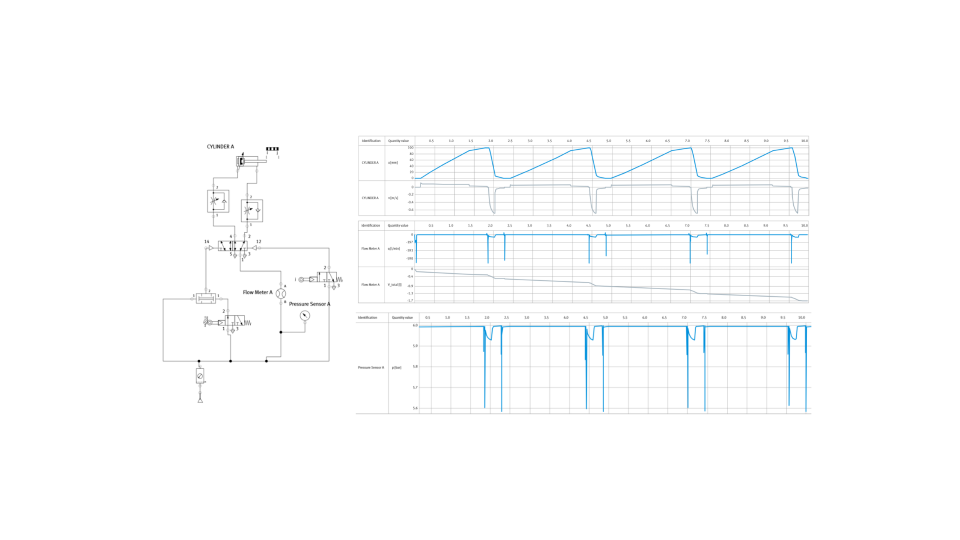
#> input picture Simulation/0% Leak.png, 1920 x 1080 px (shown at 1/2 size)
$ python digitize_curves.py
#> lines starting #> are read from the running program, lines starting #| are printed output that depends on the picture; after the words box and inside, x2 and y2 are one past the last pixel; in counts of white or black regions, pixels touching at a corner belong together
"""
High-Precision Physics-Consistent Digitization of FluidSIM Simulation Traces
Extracts:
1. Cylinder displacement x(t) [mm]
2. Cylinder velocity v(t) [m/s]
3. Mass flow rate q(t) [l/min]
4. Accumulated volume V_total(t) [l]
5. Line pressure p(t) [bar]
Resampled to 100 Hz (dt = 0.01 s) from ~75 samples/s of native plot resolution.
"""

import cv2
import numpy as np
import pandas as pd
import os
import matplotlib.pyplot as plt
from scipy.interpolate import interp1d

SIM_DIR = os.path.dirname(os.path.dirname(os.path.abspath(__file__)))
OUT_DIR = os.path.join(SIM_DIR, "data", "raw_extracted")
FIG_DIR = os.path.join(SIM_DIR, "results", "figures")
DIAG_DIR = os.path.join(SIM_DIR, "results", "digitization_overlays")
os.makedirs(OUT_DIR, exist_ok=True)
os.makedirs(FIG_DIR, exist_ok=True)
os.makedirs(DIAG_DIR, exist_ok=True)

# Exact calibrated bounds for each image matching labelled ticks and correct pressure spans:
# (y_top, y_bottom, value_top, value_bottom)
DATASETS_CFG = {
    '0pct': {
        'file': '0% Leak.png',
        'leak_pct': 0.0,
        't_cols': (829, 1618),
        'y_x': (295, 356, 100.0, 0.0),
        'y_v': (374, 419, 0.0, -0.6),
        'y_q': (469, 517, 0.0, -590.0),
        'y_V': (538, 605, 0.0, -1.7),
        'y_p': (651, 816, 6.0, 5.6),
        'y_p_limit': 820
    },
    '1pct': {
        'file': '1% Leak.png',
        'leak_pct': 1.0,
        't_cols': (829, 1578),
        'y_x': (293, 354, 100.0, 0.0),
        'y_v': (370, 416, 0.0, -0.6),
        'y_q': (463, 510, 0.0, -557.0),
        'y_V': (530, 598, 0.0, -1.9),
        'y_p': (635, 800, 6.0, 5.6),
        'y_p_limit': 804
    },
    '5pct': {
        'file': '5% Leak.png',
        'leak_pct': 5.0,
        't_cols': (826, 1578),
        'y_x': (286, 348, 100.0, 0.0),
        'y_v': (365, 412, 0.0, -0.6),
        'y_q': (456, 505, 0.0, -553.0),
        'y_V': (525, 595, 0.0, -3.0),
        'y_p': (677, 803, 5.9, 5.6),
        'y_p_limit': 807
    },
    '25pct': {
        'file': '25% Leak.png',
        'leak_pct': 25.0,
        't_cols': (827, 1575),
        'y_x': (238, 300, 100.0, 0.0),
        'y_v': (317, 363, 0.0, -0.6),
        'y_q': (406, 453, 0.0, -563.0),
        'y_V': (477, 545, 0.0, -8.0),
        'y_p': (622, 845, 5.9, 5.6),
        'y_p_limit': 849
    },
    '50pct': {
        'file': '50%.png',
        'leak_pct': 50.0,
        't_cols': (826, 1578),
        'y_x': (303, 365, 100.0, 0.0),
        'y_v': (382, 428, 0.0, -0.6),
        'y_q': (471, 535, 0.0, -743.0),
        'y_V': (543, 611, 0.0, -15.0),
        'y_p': (654, 770, 5.9, 5.6),
        'y_p_limit': 774
    },
    '75pct': {
        'file': '75 %.png',
        'leak_pct': 75.0,
        't_cols': (825, 1577),
        'y_x': (303, 365, 100.0, 0.0),
        'y_v': (381, 427, 0.0, -0.6),
        'y_q': (469, 532, 0.0, -789.0),
        'y_V': (545, 611, 0.0, -20.0),
        'y_p': (684, 795, 5.8, 5.5),
        'y_p_limit': 799
    },
    '100pct': {
        'file': '100% Leak.png',
        'leak_pct': 100.0,
        't_cols': (825, 1578),
        'y_x': (303, 365, 100.0, 0.0),
        'y_v': (382, 428, 0.0, -0.6),
        'y_q': (471, 534, 0.0, -789.0),
        'y_V': (543, 611, 0.0, -25.0),
        'y_p': (664, 780, 5.8, 5.5),
        'y_p_limit': 784
    }
}

def extract_curve_blue(b, r, y_min, y_max, cols, reject_grid=False):
    """
    Blue curve extraction (x, q, p).
    Captures downward vertical spike tips using idx.max() when span > 6.
    Rejects gridlines (which have r > 120) when reject_grid is True.
    """
    vals = []
    for c in cols:
        sub_b = b[y_min:y_max, c].astype(int)
        sub_r = r[y_min:y_max, c].astype(int)
        diff = sub_b - sub_r

        if reject_grid:
            # Curve is saturated dark blue (sub_r < 110), whereas gridlines have sub_r > 125
            idx = np.where((diff > 45) & (sub_b > 115) & (sub_r < 110))[0]
            if len(idx) == 0:
                max_d = np.max(diff)
                if max_d > 60:
                    idx = np.where(diff >= max_d - 15)[0]
        else:
            idx = np.where((diff > 45) & (sub_b > 115))[0]

        if len(idx) > 0:
            span = idx.max() - idx.min()
            vals.append(y_min + (idx.max() if span > 6 else np.median(idx)))
        else:
            vals.append(np.nan)
    return np.array(vals)

def extract_curve_steel(b, r, gray, y_min, y_max, cols):
    """
    Steel-slate curve extraction (v, V_total).
    Captures downward vertical spike tips using idx.max() when span > 6.
    """
    vals = []
    for c in cols:
        sub_b = b[y_min:y_max, c].astype(int)
        sub_r = r[y_min:y_max, c].astype(int)
        sub_g = gray[y_min:y_max, c]
        diff = sub_b - sub_r
        idx = np.where(((diff >= 6) & (sub_r < 215)) | ((sub_g < 170) & (diff >= 3)))[0]
        if len(idx) > 0:
            span = idx.max() - idx.min()
            vals.append(y_min + (idx.max() if span > 6 else np.median(idx)))
        else:
            vals.append(np.nan)
    return np.array(vals)

def fill_nan(t, s):
    valid = ~np.isnan(s)
    if np.sum(valid) < 2:
        return np.zeros_like(t)
    f = interp1d(t[valid], s[valid], kind='linear', fill_value='extrapolate')
    return f(t)

def process_all():
    t_eval = np.linspace(0.0, 10.0, 1001)
    results = {}

    for tag, cfg in DATASETS_CFG.items():
        img_path = os.path.join(SIM_DIR, cfg['file'])
        img = cv2.imread(img_path)
#> img is the input picture: shape (1080, 1920, 3); mean B, G, R 253, 252.7, 252
        overlay_img = img.copy()
        b, g, r = img[:, :, 0], img[:, :, 1], img[:, :, 2]
        gray = cv2.cvtColor(img, cv2.COLOR_BGR2GRAY)

        c_start, c_end = cfg['t_cols']
        cols = np.arange(c_start, c_end + 1)
        t_raw = np.linspace(0.0, 10.0, len(cols))

        # 1. Displacement x
        y1, y2, v1, v2 = cfg['y_x']
        y_pts = extract_curve_blue(b, r, y1 - 4, y2 + 4, cols)
#> the loop in extract_curve_blue, `for c in cols:` made 790 passes
#> span on passes 1 to 12: 1, 1, 2, 2, 2, 2, 2, 2, 2, 2, 2, 2
#> after the loop in extract_curve_blue, `for c in cols:`: vals = 790 items, first 6: 356.5, 356.5, 356, 356, 356, 356
        y_filled = fill_nan(t_raw, y_pts)
#> y_filled = 790 values, max 356.5 at index 0, min 295 at index 141, mean 326.7
        x_raw = v1 + (y_filled - y1) / (y2 - y1) * (v2 - v1)
#> x_raw = 790 values, max 100 at index 141, min -0.82 at index 0, mean 48.01
        x_eval = interp1d(t_raw, x_raw, fill_value='extrapolate')(t_eval)
#> x_eval = 1001 values, max 100 at index 179, min -0.82 at index 0, mean 48.03
        x_eval = np.clip(x_eval, 0.0, 100.0)
#> x_eval = 1001 values, max 100 at index 179, min 0 at index 0, mean 48.03

        # 2. Velocity v
        y1, y2, v1, v2 = cfg['y_v']
        y_pts_v = extract_curve_steel(b, r, gray, y1 - 4, y2 + 6, cols)
#> the loop in extract_curve_steel, `for c in cols:` made 790 passes
#> (idx, span) on passes 1 to 12: ([4], 0), ([3, 4, 5], 2), ([4], 0), ([4], 0), ([4], 0), ([4], 0), ([4], 0), ([4], 0), ([4], 0), ([4], 0), ([4], 0), ([0, 1, 2, 3, 4], 4)
#> after the loop in extract_curve_steel, `for c in cols:`: vals = 790 items, first 6: 374, 374, 374, 374, 374, 374
        y_filled_v = fill_nan(t_raw, y_pts_v)
#> y_filled_v = 790 values, max 424 at index 158, min 370 at index 192, mean 374.8
        v_raw = v1 + (y_filled_v - y1) / (y2 - y1) * (v2 - v1)
#> v_raw = 790 values, max 0.0533 at index 192, min -0.667 at index 158, mean -0.0106
        v_eval = interp1d(t_raw, v_raw, fill_value='extrapolate')(t_eval)
#> v_eval = 1001 values, max 0.0533 at index 244, min -0.667 at index 201, mean -0.0107
        v_eval = np.clip(v_eval, -0.8, 0.4)

        # 3. Flow rate q
        y1, y2, v1, v2 = cfg['y_q']
        y_pts_q = extract_curve_blue(b, r, y1 - 4, y2 + 10, cols)
#> the loop in extract_curve_blue (call 2), `for c in cols:` made 790 passes
#> span on passes 1, 3, 4, 5: 18, 45, 55, 56
        y_filled_q = fill_nan(t_raw, y_pts_q)
#> y_filled_q = 790 values, max 526 at index 146, min 467.5 at index 178, mean 470.7
        q_raw = v1 + (y_filled_q - y1) / (y2 - y1) * (v2 - v1)
#> q_raw = 790 values, max 18.44 at index 178, min -700.6 at index 146, mean -21.39
        q_eval = interp1d(t_raw, q_raw, fill_value='extrapolate')(t_eval)
#> q_eval = 1001 values, max 12.29 at index 482, min -700.6 at index 186, mean -21.34
        q_eval = np.minimum(q_eval, 0.0)
#> q_eval = 1001 values, max 0 at index 8, min -700.6 at index 186, mean -21.42

        # 4. Total Volume V
        y1, y2, v1, v2 = cfg['y_V']
        y_pts_V = extract_curve_steel(b, r, gray, y1 - 4, y2 + 6, cols)
#> the loop in extract_curve_steel (call 2), `for c in cols:` made 790 passes
#> (idx, span) on passes 1 to 12: ([3, 4, 5], 2), ([4, 5, 6], 2), ([6, 7], 1), ([7, 8, 9], 2), ([8, 9], 1), ([8, 9], 1), ([8, 9], 1), ([8, 9], 1), ([9], 0), ([9, 10], 1), ([9, 10], 1), ([9, 10], 1)
#> span on passes 61 to 66: 1, 1, 1, 1, 0, 0
        y_filled_V = fill_nan(t_raw, y_pts_V)
#> y_filled_V = 790 values, max 601.5 at index 774, min 538 at index 0, mean 570.6
        V_raw = v1 + (y_filled_V - y1) / (y2 - y1) * (v2 - v1)
#> V_raw = 790 values, max 0 at index 0, min -1.61 at index 774, mean -0.828
        V_eval = interp1d(t_raw, V_raw, fill_value='extrapolate')(t_eval)
#> V_eval = 1001 values, max 0 at index 0, min -1.61 at index 981, mean -0.828
        V_eval = np.minimum(V_eval, 0.0)
        V_eval = np.minimum.accumulate(V_eval)

        # 5. Pressure p
        y1, y2, v1, v2 = cfg['y_p']
        y_search_top = min(630, min(y1, y2) - 30)
        y_search_bot = cfg.get('y_p_limit', max(y1, y2) + 10)
        y_pts_p = extract_curve_blue(b, r, y_search_top, y_search_bot, cols, reject_grid=True)
        y_filled_p = fill_nan(t_raw, y_pts_p)
        p_raw = v1 + (y_filled_p - y1) / (y2 - y1) * (v2 - v1)
        p_eval = interp1d(t_raw, p_raw, fill_value='extrapolate')(t_eval)
        p_eval = np.clip(p_eval, 5.2, 6.05)

        # Diagnostic overlay
        for idx_c, col in enumerate(cols):
            if not np.isnan(y_pts_p[idx_c]):
                overlay_img[int(y_pts_p[idx_c]), col] = [0, 255, 255] # Yellow for pressure
            if not np.isnan(y_pts_q[idx_c]):
                overlay_img[int(y_pts_q[idx_c]), col] = [255, 0, 255] # Magenta for flow
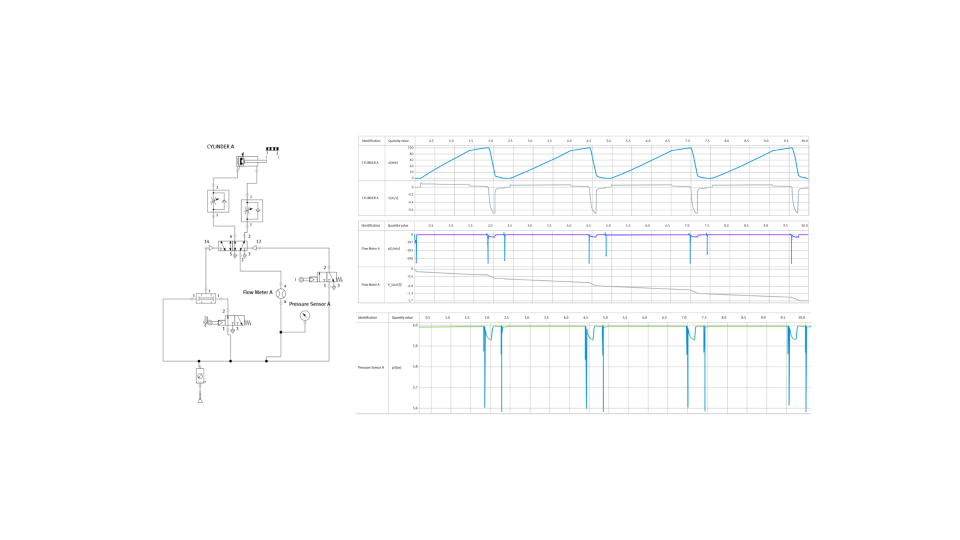
#> overlay_img: shape (1080, 1920, 3) (shown at 1/2 size); 0.08% of pixels changed, all inside (x1, y1, x2, y2) = (829, 467, 1619, 820)

        diag_path = os.path.join(DIAG_DIR, f"{tag}_overlay_check.png")
        cv2.imwrite(diag_path, overlay_img[600:850, c_start:c_end])
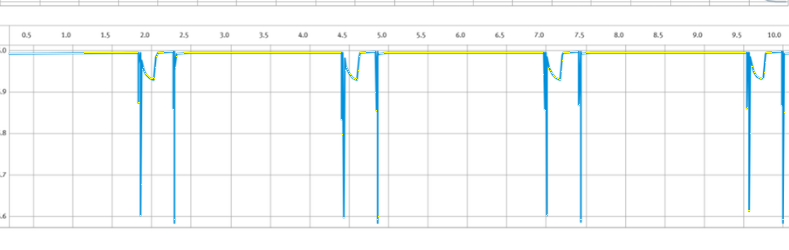
#> saved as 0pct_overlay_check.png: shape (250, 789, 3); mean B, G, R 249.4, 248.7, 245.5

        df = pd.DataFrame({
            'time_s': np.round(t_eval, 3),
            'displacement_mm': np.round(x_eval, 3),
            'velocity_mps': np.round(v_eval, 4),
            'flow_rate_lpm': np.round(q_eval, 2),
            'total_volume_l': np.round(V_eval, 4),
            'pressure_bar': np.round(p_eval, 4),
            'leak_pct': cfg['leak_pct']
        })

        out_csv = os.path.join(OUT_DIR, f"{tag}_leak.csv")
        df.to_csv(out_csv, index=False)
        results[tag] = df
        print(f"[{tag}] Digitized successfully: x_max={x_eval.max():.1f}mm, v_min={v_eval.min():.2f}m/s, q_min={q_eval.min():.1f}lpm, V_end={V_eval[-1]:.2f}L, p_range=({p_eval.min():.3f}, {p_eval.max():.3f})bar, p_median={np.median(p_eval):.3f}bar")
#| [0pct] Digitized successfully: x_max=100.0mm, v_min=-0.67m/s, q_min=-700.6lpm, V_end=-1.61L, p_range=(5.593, 6.006)bar, p_median=5.996bar
#> pass 2 of the loop in process_all, `for tag, cfg in DATASETS_CFG.items():`:
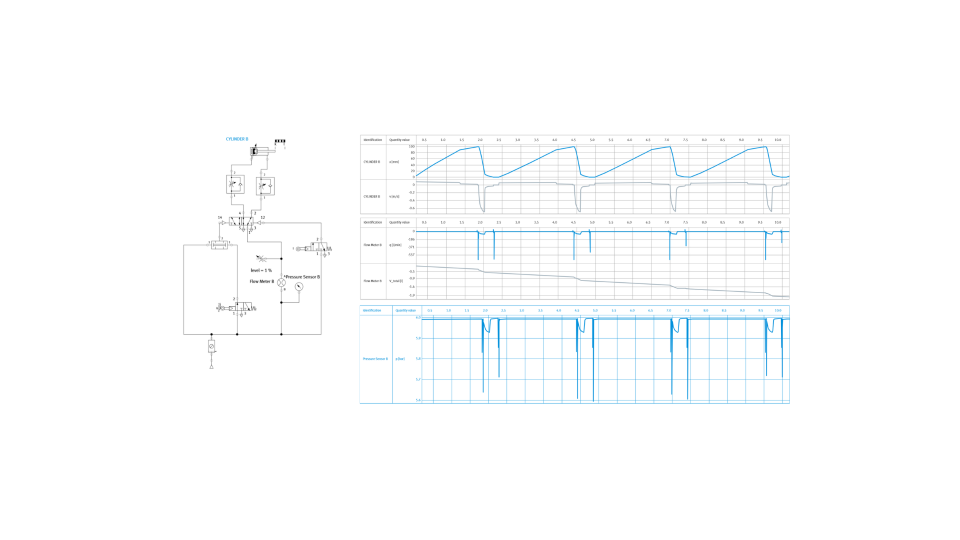
#> input picture Simulation/1% Leak.png, 1920 x 1080 px (shown at 1/2 size)
#> in process_all, img is the input picture: shape (1080, 1920, 3); mean B, G, R 253.4, 252.9, 251.9
#> after the loop in process_all, `for idx_c, col in enumerate(cols):`:
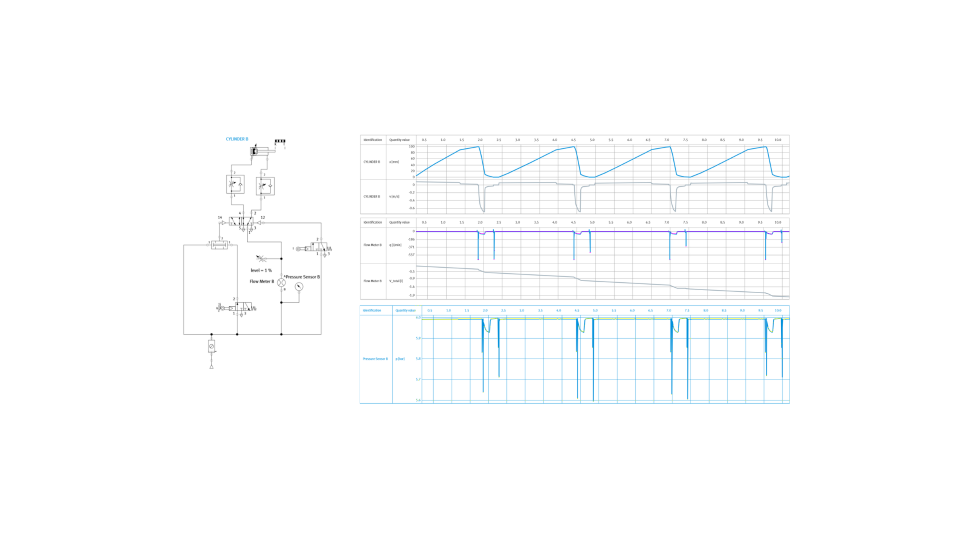
#> overlay_img: shape (1080, 1920, 3) (shown at 1/2 size); 0.07% of pixels changed, all inside (x1, y1, x2, y2) = (829, 461, 1579, 803)
#> in process_all, `cv2.imwrite(diag_path, overlay_img[600:850, c_start:c_end])`:
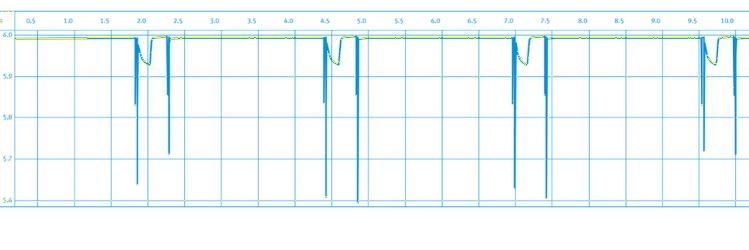
#> saved as 1pct_overlay_check.png: shape (250, 749, 3); mean B, G, R 252.1, 249.2, 241.7
#| [1pct] Digitized successfully: x_max=100.0mm, v_min=-0.67m/s, q_min=-663.7lpm, V_end=-1.76L, p_range=(5.596, 6.050)bar, p_median=5.994bar
#> pass 3 of the loop in process_all, `for tag, cfg in DATASETS_CFG.items():`:
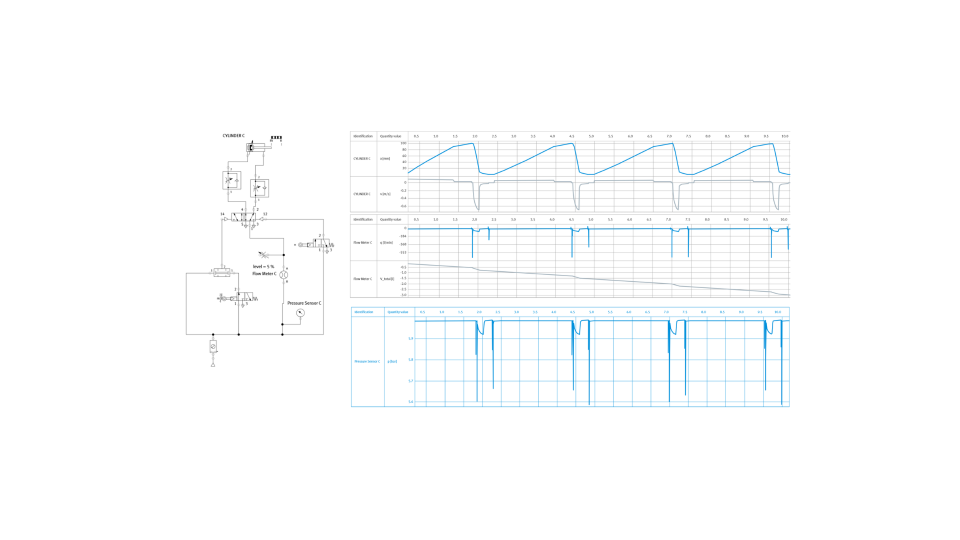
#> input picture Simulation/5% Leak.png, 1920 x 1080 px (shown at 1/2 size)
#> in process_all, img is the input picture: shape (1080, 1920, 3); mean B, G, R 253.4, 252.8, 251.8
#> after the loop in process_all, `for idx_c, col in enumerate(cols):`:
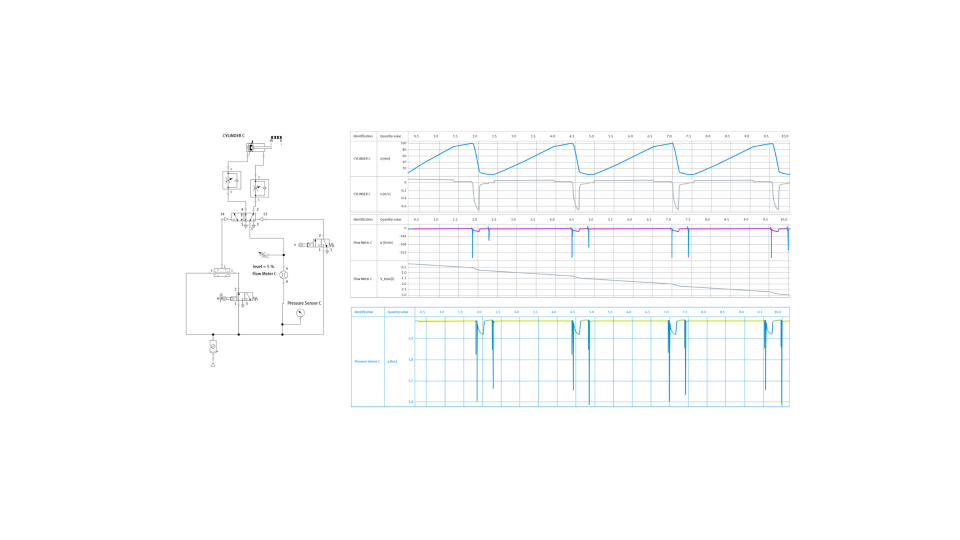
#> overlay_img: shape (1080, 1920, 3) (shown at 1/2 size); 0.07% of pixels changed, all inside (x1, y1, x2, y2) = (826, 455, 1579, 807)
#> in process_all, `cv2.imwrite(diag_path, overlay_img[600:850, c_start:c_end])`:
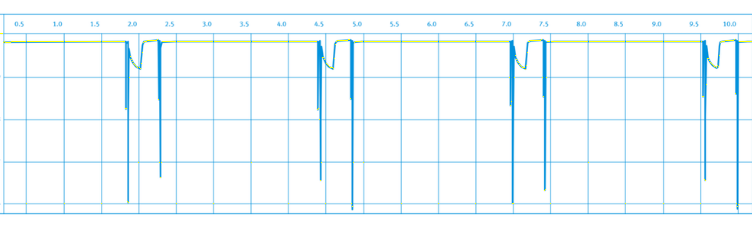
#> saved as 5pct_overlay_check.png: shape (250, 752, 3); mean B, G, R 252.2, 249.3, 242.1
#| [5pct] Digitized successfully: x_max=99.9mm, v_min=-0.66m/s, q_min=-654.6lpm, V_end=-2.76L, p_range=(5.593, 6.005)bar, p_median=5.986bar
#> the loop made 7 passes; the first 3 are shown

    # Generate multi-signal overview figure (Figure 1 for paper)
    fig, axs = plt.subplots(5, 1, figsize=(12, 14), sharex=True)
    colors = {
        '0pct': '#1f77b4', '1pct': '#2ca02c', '5pct': '#ff7f0e',
        '25pct': '#d62728', '50pct': '#9467bd', '75pct': '#8c564b', '100pct': '#e377c2'
    }

    for tag, df in results.items():
        c = colors[tag]
        lbl = f"{df['leak_pct'].iloc[0]:.0f}% Leak"
        axs[0].plot(df['time_s'], df['displacement_mm'], label=lbl, color=c, lw=1.5)
        axs[1].plot(df['time_s'], df['velocity_mps'], label=lbl, color=c, lw=1.2)
        axs[2].plot(df['time_s'], df['flow_rate_lpm'], label=lbl, color=c, lw=1.2)
        axs[3].plot(df['time_s'], df['total_volume_l'], label=lbl, color=c, lw=1.5)
        axs[4].plot(df['time_s'], df['pressure_bar'], label=lbl, color=c, lw=1.5)

    axs[0].set_ylabel('Displacement [mm]', fontsize=11, fontweight='bold')
    axs[0].grid(True, linestyle='--', alpha=0.6)
    axs[0].legend(loc='upper right', ncol=4, fontsize=9)
    axs[0].set_ylim(-5, 105)

    axs[1].set_ylabel('Velocity [m/s]', fontsize=11, fontweight='bold')
    axs[1].grid(True, linestyle='--', alpha=0.6)
    axs[1].set_ylim(-0.75, 0.15)

    axs[2].set_ylabel('Flow Rate [L/min]', fontsize=11, fontweight='bold')
    axs[2].grid(True, linestyle='--', alpha=0.6)
    axs[2].set_ylim(-850, 50)

    axs[3].set_ylabel('Total Volume [L]', fontsize=11, fontweight='bold')
    axs[3].grid(True, linestyle='--', alpha=0.6)
    axs[3].set_ylim(-27, 2)

    axs[4].set_ylabel('Pressure [bar]', fontsize=11, fontweight='bold')
    axs[4].set_xlabel('Time [s]', fontsize=12, fontweight='bold')
    axs[4].grid(True, linestyle='--', alpha=0.6)
    axs[4].set_ylim(5.3, 6.05)
    axs[4].set_xlim(0, 10.0)

    plt.suptitle('Multi-State Dynamic Trajectories across Pneumatic Leak Levels (0% to 100%)', fontsize=13, fontweight='bold', y=0.995)
    plt.tight_layout()
    out_fig = os.path.join(FIG_DIR, "fig1_multisignal_traces.png")
    plt.savefig(out_fig, dpi=300, bbox_inches='tight')
    plt.close()
    print(f"Saved digitized multi-signal plot: {out_fig}")

if __name__ == "__main__":
#> (the run stopped early here; a loop or call above may not have finished)
